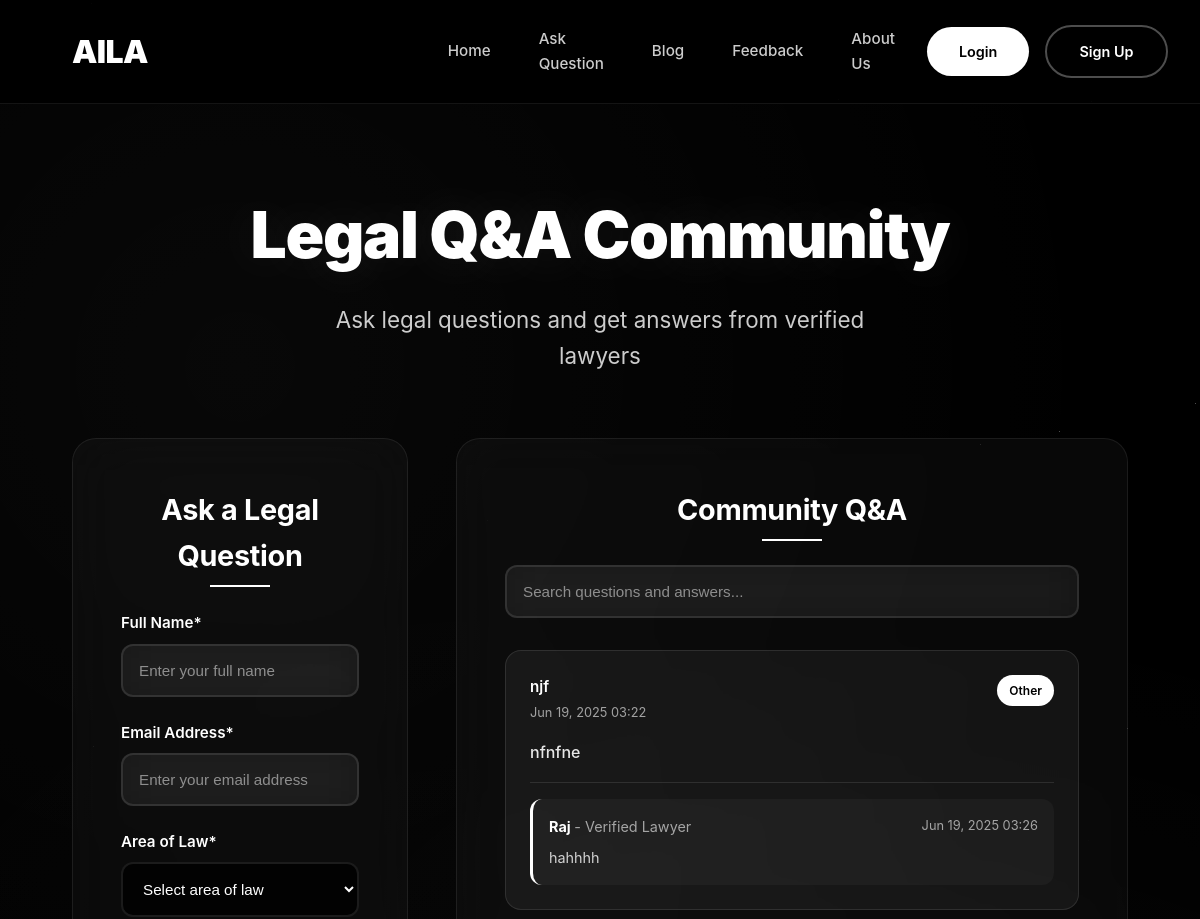
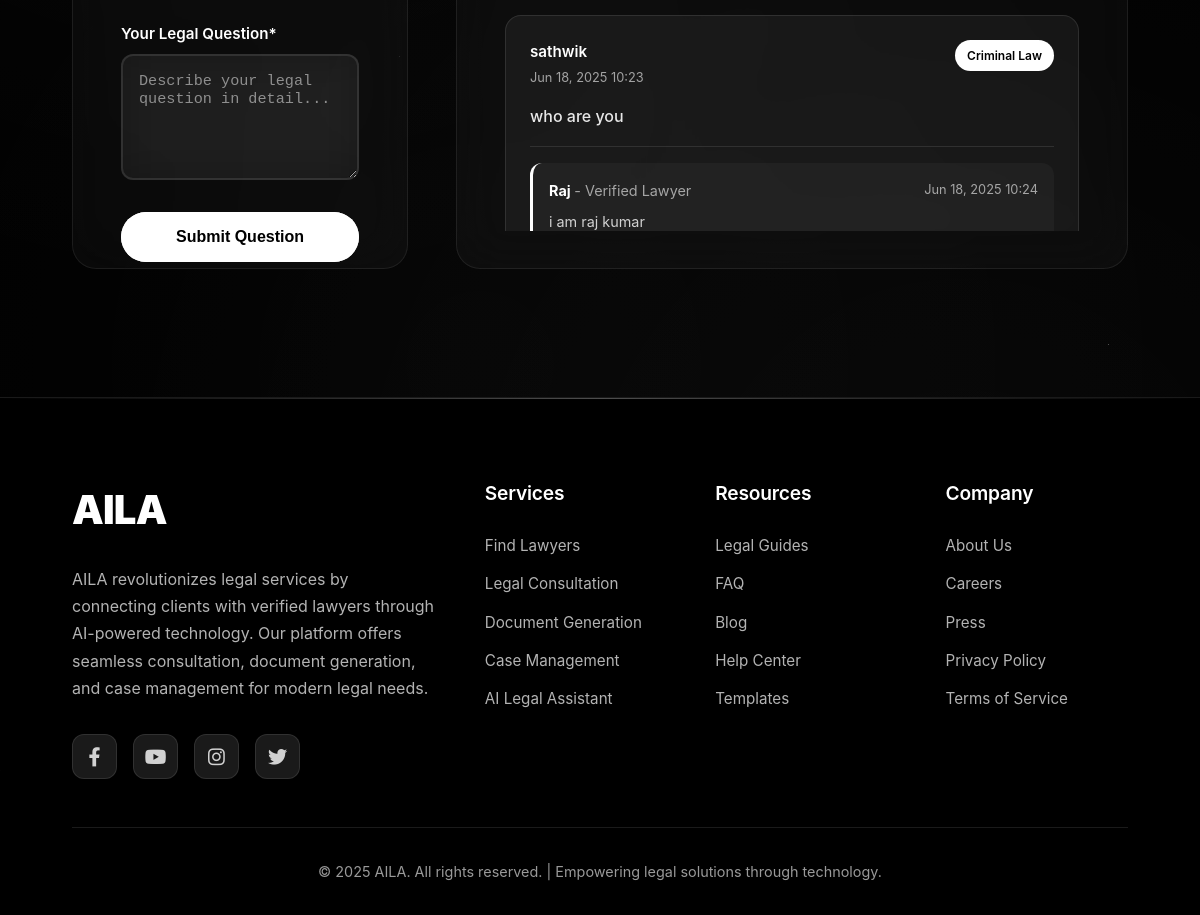
The app's page /qa/ with its own data (2 pictures, top to bottom).
### app/models.py (models this page shows, shortened)
class Question(models.Model):
    user = models.ForeignKey(
        settings.AUTH_USER_MODEL,
        on_delete=models.CASCADE,
        related_name='questions',
        null=True,
        blank=True
    )
    name = models.CharField(max_length=100)
    email = models.EmailField()
    area_of_law = models.CharField(max_length=100)
    question_text = models.TextField()
    created_at = models.DateTimeField(auto_now_add=True)
    is_answered = models.BooleanField(default=False)
    class Meta:
        ordering = ['-created_at']

class Answer(models.Model):
    question = models.ForeignKey(Question, on_delete=models.CASCADE, related_name='answers')
    lawyer = models.ForeignKey(settings.AUTH_USER_MODEL, on_delete=models.CASCADE, related_name='answers')
    answer_text = models.TextField()
    created_at = models.DateTimeField(auto_now_add=True)
    class Meta:
        ordering = ['created_at']

class CustomUser(AbstractBaseUser, PermissionsMixin):
    ROLE_CHOICES = (
        ('user', 'User'),
        ('lawyer', 'Lawyer'),
        ('admin', 'Admin'),
    )
    email = models.EmailField(unique=True)
    full_name = models.CharField(max_length=255)
    role = models.CharField(max_length=10, choices=ROLE_CHOICES, default='user')
    is_active = models.BooleanField(default=True)
    is_staff = models.BooleanField(default=False)
    otp = models.CharField(max_length=6, blank=True, null=True)
    objects = CustomUserManager()
    USERNAME_FIELD = 'email'
    REQUIRED_FIELDS = ['full_name']

### app/views.py (the view)
# urls.py: path('qa/', views.user_qa, name='user_qa'),
def user_qa(request):
    if request.method == 'POST':
        form = QuestionForm(request.POST)
        if form.is_valid():
            question = form.save(commit=False)
            question.user = None
            question.save()
            messages.success(
                request,
                f"Question submitted successfully! You will be emailed all responses on {question.email}"
            )
            return redirect('user_qa')
        else:
            messages.error(request, "Please correct the errors below.")
    else:
        form = QuestionForm()
    answered_questions = Question.objects.filter(answers__isnull=False).distinct().order_by('-created_at')
    return render(request, 'user_qa.html', {
        'form': form,
        'questions': answered_questions,
    })

### app/forms.py
class QuestionForm(forms.ModelForm):
    class Meta:
        model = Question
        fields = ['question_text', 'area_of_law']

### app/templates/user_qa.html (shortened to what this page needs)
<!DOCTYPE html>
<html lang="en">
<head>
    <link rel="stylesheet" href="https://cdnjs.cloudflare.com/ajax/libs/font-awesome/6.0.0/css/all.min.css">
</head>
<body>
    <div class="bg-effects">
        <div class="geometric-pattern"></div>
        <div class="floating-elements" id="floatingElements"></div>
    </div>
    <header id="header">
        <nav>
            <div class="logo">AILA</div>
            <ul class="nav-links">
                <li><a href="{% url 'home' %}">Home</a></li>
                <li><a href="{% url 'user_qa' %}">Ask Question</a></li>
                <li><a href="{% url 'blog_list' %}">Blog</a></li>
                <li><a href="{% url 'submit_feedback' %}">Feedback</a></li>
                <li><a href="{% url 'about' %}">About Us</a></li>
            </ul>
            <div class="nav-buttons">
                <a href="{% url 'login' %}" class="cta-button">Login</a>
                <a href="{% url 'user_signup' %}" class="cta-buttonn">Sign Up</a>
            </div>
        </nav>
    </header>
    <div class="main-content">
        <div class="page-header">
            <h1>Legal Q&A Community</h1>
            <p>Ask legal questions and get answers from verified lawyers</p>
        </div>
        <div class="qa-container">
            <div class="form-section">
                <h2 class="section-title">Ask a Legal Question</h2>
                <form method="post" id="questionForm">
                    <div class="form-group">
                        <label for="id_name">Full Name*</label>
                        <input type="text" name="name" id="id_name" placeholder="Enter your full name" required>
                    </div>
                    <div class="form-group">
                        <label for="id_email">Email Address*</label>
                        <input type="email" name="email" id="id_email" placeholder="Enter your email address" required>
                    </div>
                    <div class="form-group">
                        <label for="id_area_of_law">Area of Law*</label>
                        <select name="area_of_law" id="id_area_of_law" required>
                            <option value="">Select area of law</option>
                        </select>
                    </div>
                    <div class="form-group">
                        <label for="id_question_text">Your Legal Question*</label>
                        <textarea name="question_text" id="id_question_text" placeholder="Describe your legal question in detail..." rows="5" required></textarea>
                    </div>
                    <button type="submit" class="submit-btn">Submit Question</button>
                </form>
            </div>
            <div class="qa-section">
                <h2 class="section-title">Community Q&A</h2>
                <input type="text" id="searchInput" class="search-input" placeholder="Search questions and answers...">
                <div class="qa-list">
                    {% for question in questions %}
                        <div class="question" data-question="{{ question.question_text|lower }} {{ question.area_of_law|lower }}">
                            <div class="question-header">
                                <div class="question-meta">
                                    <div class="question-author">{{ question.name }}</div>
                                    <div class="question-date">{{ question.created_at|date:"M d, Y H:i" }}</div>
                                </div>
                                <span class="question-category">{{ question.area_of_law }}</span>
                            </div>
                            <div class="question-text">
                                {{ question.question_text }}
                            </div>
                            {% if question.answers.all %}
                                <div class="answers-section">
                                    {% for answer in question.answers.all %}
                                        <div class="answer">
                                            <div class="answer-header">
                                                <div class="answer-author">
                                                    <strong>{{ answer.lawyer.full_name|default:answer.lawyer.email }}</strong>
                                                    <span style="font-weight: normal; color: rgba(255, 255, 255, 0.6);"> - Verified Lawyer</span>
                                                </div>
                                                <div class="answer-date">{{ answer.created_at|date:"M d, Y H:i" }}</div>
                                            </div>
                                            <div class="answer-text">{{ answer.answer_text }}</div>
                                        </div>
                                    {% endfor %}
                                </div>
                            {% else %}
                                <div class="no-answer">Waiting for lawyer response...</div>
                            {% endif %}
                        </div>
                    {% empty %}
                        <div class="no-questions">
                            <h3>No answered questions yet</h3>
                            <p>Be the first to ask a question to our expert lawyers!</p>
                        </div>
                    {% endfor %}
                </div>
            </div>
        </div>
    </div>
    <footer id="contact">
        <div class="footer-content">
            <div class="footer-main">
                <div class="footer-brand">
                    <div class="logo">AILA</div>
                    <p>AILA revolutionizes legal services by connecting clients with verified lawyers through AI-powered technology. Our platform offers seamless consultation, document generation, and case management for modern legal needs.</p>
                    <div class="social-links">
                        <a href="#" class="social-link" aria-label="Facebook">
                            <i class="fab fa-facebook-f"></i>
                        </a>
                        <a href="#" class="social-link" aria-label="YouTube">
                            <i class="fab fa-youtube"></i>
                        </a>
                        <a href="#" class="social-link" aria-label="Instagram">
                            <i class="fab fa-instagram"></i>
                        </a>
                        <a href="#" class="social-link" aria-label="Twitter">
                            <i class="fab fa-twitter"></i>
                        </a>
                    </div>
                </div>
                <div class="footer-column">
                    <h4>Services</h4>
                    <ul>
                        <li><a href="#">Find Lawyers</a></li>
                        <li><a href="#">Legal Consultation</a></li>
                        <li><a href="#">Document Generation</a></li>
                        <li><a href="#">Case Management</a></li>
                        <li><a href="#">AI Legal Assistant</a></li>
                    </ul>
                </div>
                <div class="footer-column">
                    <h4>Resources</h4>
                    <ul>
                        <li><a href="#">Legal Guides</a></li>
                        <li><a href="#">FAQ</a></li>
                        <li><a href="#">Blog</a></li>
                        <li><a href="#">Help Center</a></li>
                        <li><a href="#">Templates</a></li>
                    </ul>
                </div>
                <div class="footer-column">
                    <h4>Company</h4>
                    <ul>
                        <li><a href="#">About Us</a></li>
                        <li><a href="#">Careers</a></li>
                        <li><a href="#">Press</a></li>
                        <li><a href="#">Privacy Policy</a></li>
                        <li><a href="#">Terms of Service</a></li>
                    </ul>
                </div>
            </div>
            <div class="footer-bottom">
                <p>&copy; 2025 AILA. All rights reserved. | Empowering legal solutions through technology.</p>
            </div>
        </div>
    </footer>
</body>
</html>

### records on screen
Question: name "njf", created_at "Jun 19, 2025 03:22", area_of_law "Other", question_text "nfnfne"
Answer: lawyer.full_name "Raj", created_at "Jun 19, 2025 03:26", answer_text "hahhhh"
Question: name "sathwik", created_at "Jun 18, 2025 10:23", area_of_law "Criminal Law", question_text "who are you"
Answer: lawyer.full_name "Raj", created_at "Jun 18, 2025 10:24", answer_text "i am raj kumar"
